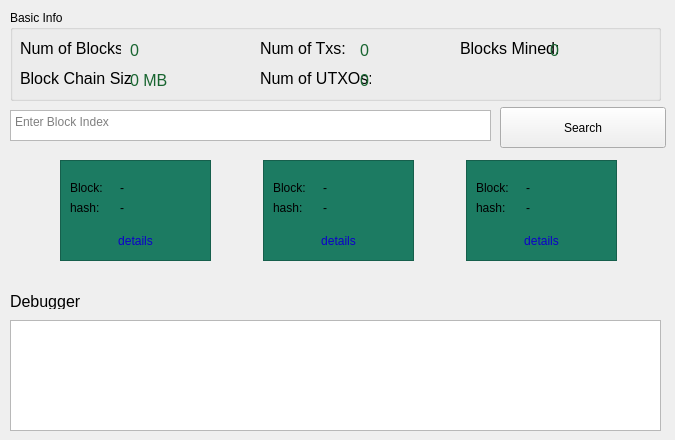
    <widget class="QWidget" name="tab_blockchain">
     <attribute name="title">
      <string>BlockChain</string>
     </attribute>
     <widget class="QGroupBox" name="groupBox_2">
      <property name="geometry">
       <rect>
        <x>10</x>
        <y>10</y>
        <width>651</width>
        <height>91</height>
       </rect>
      </property>
      <property name="title">
       <string>Basic Info</string>
      </property>
      <widget class="QLabel" name="label_11">
       <property name="geometry">
        <rect>
         <x>10</x>
         <y>30</y>
         <width>101</width>
         <height>16</height>
        </rect>
       </property>
       <property name="font">
        <font>
         <pointsize>12</pointsize>
        </font>
       </property>
       <property name="text">
        <string>Num of Blocks:</string>
       </property>
      </widget>
      <widget class="QLabel" name="label_12">
       <property name="geometry">
        <rect>
         <x>10</x>
         <y>60</y>
         <width>111</width>
         <height>16</height>
        </rect>
       </property>
       <property name="font">
        <font>
         <pointsize>12</pointsize>
        </font>
       </property>
       <property name="text">
        <string>Block Chain Size:</string>
       </property>
      </widget>
      <widget class="QLabel" name="label_13">
       <property name="geometry">
        <rect>
         <x>250</x>
         <y>30</y>
         <width>111</width>
         <height>16</height>
        </rect>
       </property>
       <property name="font">
        <font>
         <pointsize>12</pointsize>
        </font>
       </property>
       <property name="text">
        <string>Num of Txs:</string>
       </property>
      </widget>
      <widget class="QLabel" name="label_14">
       <property name="geometry">
        <rect>
         <x>250</x>
         <y>60</y>
         <width>111</width>
         <height>16</height>
        </rect>
       </property>
       <property name="font">
        <font>
         <pointsize>12</pointsize>
        </font>
       </property>
       <property name="text">
        <string>Num of UTXOs:</string>
       </property>
      </widget>
      <widget class="QLabel" name="label_15">
       <property name="geometry">
        <rect>
         <x>450</x>
         <y>30</y>
         <width>111</width>
         <height>16</height>
        </rect>
       </property>
       <property name="font">
        <font>
         <pointsize>12</pointsize>
        </font>
       </property>
       <property name="text">
        <string>Blocks Mined:</string>
       </property>
      </widget>
      <widget class="QLabel" name="lbl_num_blocks">
       <property name="geometry">
        <rect>
         <x>120</x>
         <y>31</y>
         <width>61</width>
         <height>16</height>
        </rect>
       </property>
       <property name="font">
        <font>
         <pointsize>12</pointsize>
        </font>
       </property>
       <property name="text">
        <string>&lt;html&gt;&lt;head/&gt;&lt;body&gt;&lt;p&gt;&lt;span style=&quot; color:#186530;&quot;&gt;0&lt;/span&gt;&lt;/p&gt;&lt;/body&gt;&lt;/html&gt;</string>
       </property>
      </widget>
      <widget class="QLabel" name="lbl_blk_size">
       <property name="geometry">
        <rect>
         <x>120</x>
         <y>61</y>
         <width>61</width>
         <height>16</height>
        </rect>
       </property>
       <property name="font">
        <font>
         <pointsize>12</pointsize>
        </font>
       </property>
       <property name="text">
        <string>&lt;html&gt;&lt;head/&gt;&lt;body&gt;&lt;p&gt;&lt;span style=&quot; color:#186530;&quot;&gt;0 MB&lt;/span&gt;&lt;/p&gt;&lt;/body&gt;&lt;/html&gt;</string>
       </property>
      </widget>
      <widget class="QLabel" name="lbl_num_txs">
       <property name="geometry">
        <rect>
         <x>350</x>
         <y>31</y>
         <width>61</width>
         <height>16</height>
        </rect>
       </property>
       <property name="font">
        <font>
         <pointsize>12</pointsize>
        </font>
       </property>
       <property name="text">
        <string>&lt;html&gt;&lt;head/&gt;&lt;body&gt;&lt;p&gt;&lt;span style=&quot; color:#186530;&quot;&gt;0&lt;/span&gt;&lt;/p&gt;&lt;/body&gt;&lt;/html&gt;</string>
       </property>
      </widget>
      <widget class="QLabel" name="lbl_num_utxos">
       <property name="geometry">
        <rect>
         <x>350</x>
         <y>61</y>
         <width>61</width>
         <height>16</height>
        </rect>
       </property>
       <property name="font">
        <font>
         <pointsize>12</pointsize>
        </font>
       </property>
       <property name="text">
        <string>&lt;html&gt;&lt;head/&gt;&lt;body&gt;&lt;p&gt;&lt;span style=&quot; color:#186530;&quot;&gt;0&lt;/span&gt;&lt;/p&gt;&lt;/body&gt;&lt;/html&gt;</string>
       </property>
      </widget>
      <widget class="QLabel" name="lbl_num_blk_mined">
       <property name="geometry">
        <rect>
         <x>540</x>
         <y>31</y>
         <width>61</width>
         <height>16</height>
        </rect>
       </property>
       <property name="font">
        <font>
         <pointsize>12</pointsize>
        </font>
       </property>
       <property name="text">
        <string>&lt;html&gt;&lt;head/&gt;&lt;body&gt;&lt;p&gt;&lt;span style=&quot; color:#186530;&quot;&gt;0&lt;/span&gt;&lt;/p&gt;&lt;/body&gt;&lt;/html&gt;</string>
       </property>
      </widget>
     </widget>
     <widget class="QPushButton" name="btn_blk_srch">
      <property name="geometry">
       <rect>
        <x>500</x>
        <y>107</y>
        <width>166</width>
        <height>41</height>
       </rect>
      </property>
      <property name="text">
       <string>Search</string>
      </property>
     </widget>
     <widget class="QPlainTextEdit" name="txt_blk_ix">
      <property name="geometry">
       <rect>
        <x>10</x>
        <y>110</y>
        <width>481</width>
        <height>31</height>
       </rect>
      </property>
      <property name="maximumBlockCount">
       <number>1</number>
      </property>
      <property name="placeholderText">
       <string>Enter Block Index</string>
      </property>
     </widget>
     <widget class="QFrame" name="frame">
      <property name="geometry">
       <rect>
        <x>60</x>
        <y>160</y>
        <width>151</width>
        <height>101</height>
       </rect>
      </property>
      <property name="styleSheet">
       <string notr="true">background-color : rgb(28, 123, 98)</string>
      </property>
      <property name="frameShape">
       <enum>QFrame::StyledPanel</enum>
      </property>
      <property name="frameShadow">
       <enum>QFrame::Raised</enum>
      </property>
      <widget class="QLabel" name="label_21">
       <property name="geometry">
        <rect>
         <x>10</x>
         <y>20</y>
         <width>41</width>
         <height>16</height>
        </rect>
       </property>
       <property name="text">
        <string>Block:</string>
       </property>
      </widget>
      <widget class="QLabel" name="lbl_blk1_ix">
       <property name="geometry">
        <rect>
         <x>60</x>
         <y>20</y>
         <width>71</width>
         <height>16</height>
        </rect>
       </property>
       <property name="text">
        <string>-</string>
       </property>
      </widget>
      <widget class="QLabel" name="label_30">
       <property name="geometry">
        <rect>
         <x>10</x>
         <y>40</y>
         <width>41</width>
         <height>16</height>
        </rect>
       </property>
       <property name="text">
        <string>hash:</string>
       </property>
      </widget>
      <widget class="QLabel" name="lbl_blk1_hash">
       <property name="geometry">
        <rect>
         <x>60</x>
         <y>40</y>
         <width>71</width>
         <height>16</height>
        </rect>
       </property>
       <property name="sizePolicy">
        <sizepolicy hsizetype="Fixed" vsizetype="Fixed">
         <horstretch>0</horstretch>
         <verstretch>0</verstretch>
        </sizepolicy>
       </property>
       <property name="text">
        <string>-</string>
       </property>
      </widget>
      <widget class="QLabel" name="lbl_blk1_details">
       <property name="geometry">
        <rect>
         <x>10</x>
         <y>70</y>
         <width>131</width>
         <height>21</height>
        </rect>
       </property>
       <property name="font">
        <font>
         <weight>50</weight>
         <bold>false</bold>
         <underline>false</underline>
        </font>
       </property>
       <property name="cursor">
        <cursorShape>PointingHandCursor</cursorShape>
       </property>
       <property name="styleSheet">
        <string notr="true">color : rgb(13, 0, 201)</string>
       </property>
       <property name="text">
        <string>details</string>
       </property>
       <property name="alignment">
        <set>Qt::AlignCenter</set>
       </property>
      </widget>
     </widget>
     <widget class="QFrame" name="frame_2">
      <property name="geometry">
       <rect>
        <x>263</x>
        <y>160</y>
        <width>151</width>
        <height>101</height>
       </rect>
      </property>
      <property name="styleSheet">
       <string notr="true">background-color : rgb(28, 123, 98)</string>
      </property>
      <property name="frameShape">
       <enum>QFrame::StyledPanel</enum>
      </property>
      <property name="frameShadow">
       <enum>QFrame::Raised</enum>
      </property>
      <widget class="QLabel" name="lbl_blk2_ix">
       <property name="geometry">
        <rect>
         <x>60</x>
         <y>20</y>
         <width>71</width>
         <height>16</height>
        </rect>
       </property>
       <property name="text">
        <string>-</string>
       </property>
      </widget>
      <widget class="QLabel" name="label_22">
       <property name="geometry">
        <rect>
         <x>10</x>
         <y>20</y>
         <width>41</width>
         <height>16</height>
        </rect>
       </property>
       <property name="text">
        <string>Block:</string>
       </property>
      </widget>
      <widget class="QLabel" name="lbl_blk2_details">
       <property name="geometry">
        <rect>
         <x>10</x>
         <y>70</y>
         <width>131</width>
         <height>21</height>
        </rect>
       </property>
       <property name="font">
        <font>
         <weight>50</weight>
         <bold>false</bold>
         <underline>false</underline>
        </font>
       </property>
       <property name="cursor">
        <cursorShape>PointingHandCursor</cursorShape>
       </property>
       <property name="styleSheet">
        <string notr="true">color : rgb(13, 0, 201)</string>
       </property>
       <property name="text">
        <string>details</string>
       </property>
       <property name="alignment">
        <set>Qt::AlignCenter</set>
       </property>
      </widget>
      <widget class="QLabel" name="label_35">
       <property name="geometry">
        <rect>
         <x>10</x>
         <y>40</y>
         <width>41</width>
         <height>16</height>
        </rect>
       </property>
       <property name="text">
        <string>hash:</string>
       </property>
      </widget>
      <widget class="QLabel" name="lbl_blk2_hash">
       <property name="geometry">
        <rect>
         <x>60</x>
         <y>40</y>
         <width>71</width>
         <height>16</height>
        </rect>
       </property>
       <property name="text">
        <string>-</string>
       </property>
      </widget>
     </widget>
     <widget class="QFrame" name="frame_3">
      <property name="geometry">
       <rect>
        <x>466</x>
        <y>160</y>
        <width>151</width>
        <height>101</height>
       </rect>
      </property>
      <property name="styleSheet">
       <string notr="true">background-color : rgb(28, 123, 98)</string>
      </property>
      <property name="frameShape">
       <enum>QFrame::StyledPanel</enum>
      </property>
      <property name="frameShadow">
       <enum>QFrame::Raised</enum>
      </property>
      <widget class="QLabel" name="lbl_blk3_ix">
       <property name="geometry">
        <rect>
         <x>60</x>
         <y>20</y>
         <width>71</width>
         <height>16</height>
        </rect>
       </property>
       <property name="text">
        <string>-</string>
       </property>
      </widget>
      <widget class="QLabel" name="label_23">
       <property name="geometry">
        <rect>
         <x>10</x>
         <y>20</y>
         <width>41</width>
         <height>16</height>
        </rect>
       </property>
       <property name="text">
        <string>Block:</string>
       </property>
      </widget>
      <widget class="QLabel" name="lbl_blk3_details">
       <property name="geometry">
        <rect>
         <x>10</x>
         <y>70</y>
         <width>131</width>
         <height>21</height>
        </rect>
       </property>
       <property name="font">
        <font>
         <weight>50</weight>
         <bold>false</bold>
         <underline>false</underline>
        </font>
       </property>
       <property name="cursor">
        <cursorShape>PointingHandCursor</cursorShape>
       </property>
       <property name="styleSheet">
        <string notr="true">color : rgb(13, 0, 201)</string>
       </property>
       <property name="text">
        <string>details</string>
       </property>
       <property name="alignment">
        <set>Qt::AlignCenter</set>
       </property>
      </widget>
      <widget class="QLabel" name="label_39">
       <property name="geometry">
        <rect>
         <x>10</x>
         <y>40</y>
         <width>41</width>
         <height>16</height>
        </rect>
       </property>
       <property name="text">
        <string>hash:</string>
       </property>
      </widget>
      <widget class="QLabel" name="lbl_blk3_hash">
       <property name="geometry">
        <rect>
         <x>60</x>
         <y>40</y>
         <width>71</width>
         <height>16</height>
        </rect>
       </property>
       <property name="text">
        <string>-</string>
       </property>
      </widget>
     </widget>
     <widget class="QLabel" name="label_24">
      <property name="geometry">
       <rect>
        <x>10</x>
        <y>293</y>
        <width>101</width>
        <height>16</height>
       </rect>
      </property>
      <property name="font">
       <font>
        <pointsize>12</pointsize>
       </font>
      </property>
      <property name="text">
       <string>Debugger</string>
      </property>
     </widget>
     <widget class="QPlainTextEdit" name="txt_debugger">
      <property name="geometry">
       <rect>
        <x>10</x>
        <y>320</y>
        <width>651</width>
        <height>111</height>
       </rect>
      </property>
      <property name="readOnly">
       <bool>true</bool>
      </property>
      <property name="plainText">
       <string/>
      </property>
     </widget>
     <widget class="QLabel" name="lbl_img_lft_chain">
      <property name="geometry">
       <rect>
        <x>10</x>
        <y>200</y>
        <width>59</width>
        <height>16</height>
       </rect>
      </property>
      <property name="text">
       <string>&lt;html&gt;&lt;head/&gt;&lt;body&gt;&lt;p&gt;&lt;img src=&quot;:/logos/chain_small.png&quot;/&gt;&lt;/p&gt;&lt;/body&gt;&lt;/html&gt;</string>
      </property>
     </widget>
     <widget class="QLabel" name="label_26">
      <property name="geometry">
       <rect>
        <x>210</x>
        <y>200</y>
        <width>59</width>
        <height>16</height>
       </rect>
      </property>
      <property name="text">
       <string>&lt;html&gt;&lt;head/&gt;&lt;body&gt;&lt;p&gt;&lt;img src=&quot;:/logos/chain_small.png&quot;/&gt;&lt;/p&gt;&lt;/body&gt;&lt;/html&gt;</string>
      </property>
     </widget>
     <widget class="QLabel" name="label_27">
      <property name="geometry">
       <rect>
        <x>412</x>
        <y>200</y>
        <width>59</width>
        <height>16</height>
       </rect>
      </property>
      <property name="text">
       <string>&lt;html&gt;&lt;head/&gt;&lt;body&gt;&lt;p&gt;&lt;img src=&quot;:/logos/chain_small.png&quot;/&gt;&lt;/p&gt;&lt;/body&gt;&lt;/html&gt;</string>
      </property>
     </widget>
     <widget class="QLabel" name="lbl_img_rght_chain">
      <property name="geometry">
       <rect>
        <x>615</x>
        <y>200</y>
        <width>45</width>
        <height>16</height>
       </rect>
      </property>
      <property name="text">
       <string>&lt;html&gt;&lt;head/&gt;&lt;body&gt;&lt;p&gt;&lt;img src=&quot;:/logos/chain_small.png&quot;/&gt;&lt;/p&gt;&lt;/body&gt;&lt;/html&gt;</string>
      </property>
     </widget>
    </widget>
